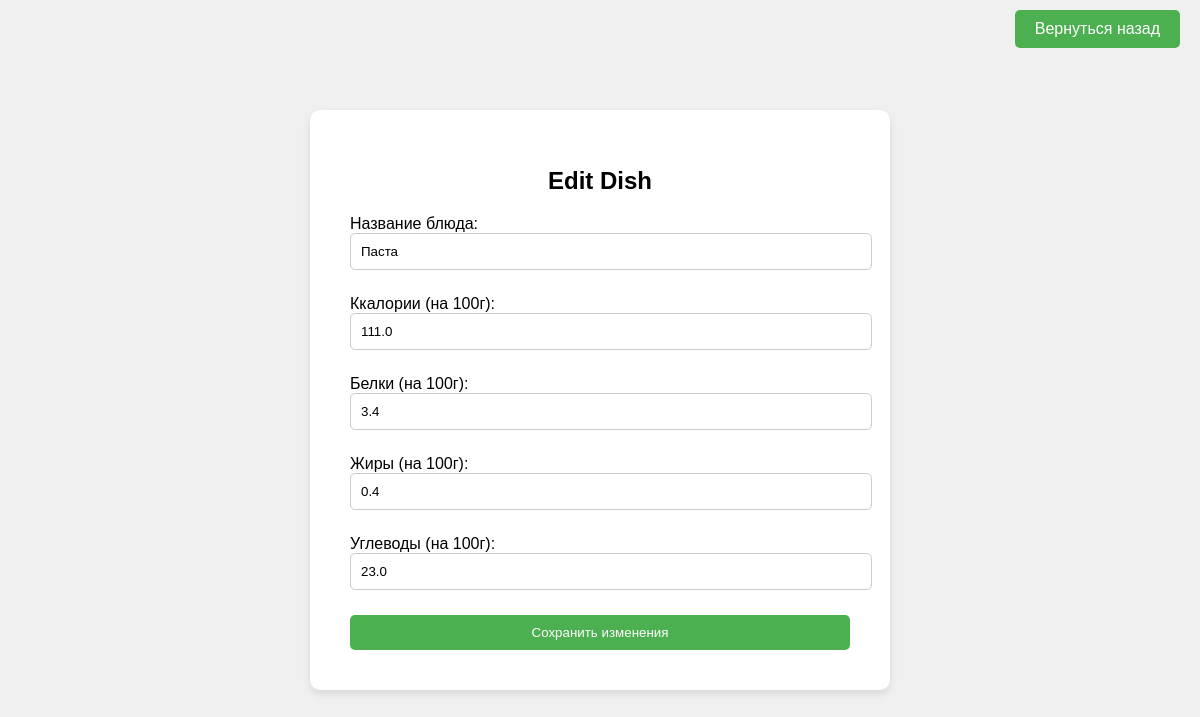
The page /edit_dish/2 (signed in) on the database its author committed.
### tables this page shows
CREATE TABLE dishes (
                        id INTEGER PRIMARY KEY AUTOINCREMENT,
                        user_id INTEGER NOT NULL,
                        dish_name TEXT NOT NULL,
                        calories REAL NOT NULL,
                        proteins REAL NOT NULL,
                        fats REAL NOT NULL,
                        carbs REAL NOT NULL,
                        FOREIGN KEY (user_id) REFERENCES users(id)
                    );

### main.py (the view, shortened to what this page needs)
@app.route('/edit_dish/<int:dish_id>', methods=['GET', 'POST'])
def edit_dish(dish_id):
    if 'user_id' not in session:
        return redirect(url_for('login'))
    conn = get_db_connection()
    dish = conn.execute('SELECT * FROM dishes WHERE id = ?', (dish_id,)).fetchone()
    conn.close()
    return render_template('edit_dish.html', dish=dish)

### main.py (called while the page is built)
def get_db_connection():
    conn = sqlite3.connect('data/users.db')
    conn.row_factory = sqlite3.Row
    return conn

### templates/edit_dish.html (shortened to what this page needs)
<!DOCTYPE html>
<html lang="en">
<head>
</head>
<body>
<a href="/add_dish" class="back-to-home">Вернуться назад</a>
    <div class="container">
        <h1>Edit Dish</h1>
        <form action="/edit_dish/{{ dish.id }}" method="POST">
            <div class="form-group">
                <label for="dish_name">Название блюда:</label>
                <input type="text" id="dish_name" name="dish_name" value="{{ dish.dish_name }}" required>
            </div>
            <div class="form-group">
                <label for="calories">Ккалории (на 100г):</label>
                <input type="number" id="calories" step="0.1" name="calories" value="{{ dish.calories }}" required>
            </div>
            <div class="form-group">
                <label for="proteins">Белки (на 100г):</label>
                <input type="number" id="proteins" step="0.1" name="proteins" value="{{ dish.proteins }}" required>
            </div>
            <div class="form-group">
                <label for="fats">Жиры (на 100г):</label>
                <input type="number" id="fats" step="0.1" name="fats" value="{{ dish.fats }}" required>
            </div>
            <div class="form-group">
                <label for="carbs">Углеводы (на 100г):</label>
                <input type="number" id="carbs" step="0.1" name="carbs" value="{{ dish.carbs }}" required>
            </div>
            <button type="submit">Сохранить изменения</button>
        </form>
    </div>
</body>
</html>

### templates/edit_dish.html (style rules this page uses)
body { font-family: Arial, sans-serif; display: flex; justify-content: center; align-items: center; height: 100vh; margin: 0; background-color: #f0f0f0; }
.container { background-color: #ffffff; padding: 40px; box-shadow: 0 4px 8px rgba(0, 0, 0, 0.1); border-radius: 10px; text-align: center; width: 90%; max-width: 500px; }
h1 { font-size: 24px; margin-bottom: 20px; }
.form-group { margin-bottom: 15px; text-align: left; }
input { padding: 10px; width: 100%; margin-bottom: 10px; border: 1px solid #ccc; border-radius: 5px; }
button { padding: 10px; background-color: #4CAF50; color: white; border: none; border-radius: 5px; cursor: pointer; width: 100%; }
.back-to-home { position: absolute; top: 10px; right: 20px; padding: 10px 20px; background-color: #4CAF50; color: white; text-decoration: none; border-radius: 5px; font-size: 16px; transition: background-color 0.3s; }

### rows shown on the page
dishes: dish_name "Паста", calories "111.0", proteins "3.4", fats "0.4", carbs "23.0"
